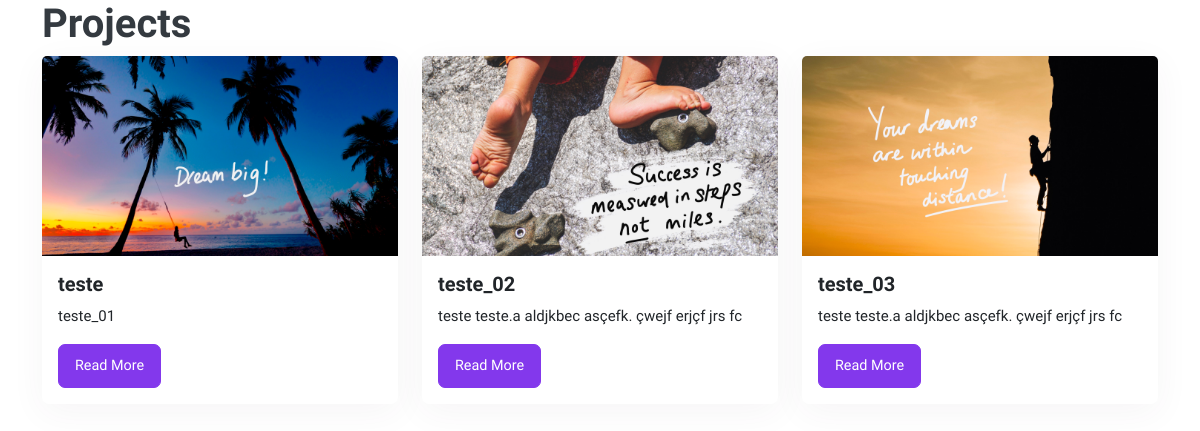
/projects/, run on the app's committed database.
### projects/models.py (models this page shows)
class Project(models.Model):
    title = models.CharField(max_length=100)
    description = models.TextField()
    technology = models.CharField(max_length=20)
    image = models.FileField(upload_to="project_images/", blank=True)

### projects/views.py (the view)
# urls.py: path("", views.project_index, name="project_index"),
def project_index(request):
    projects = Project.objects.all()
    context = {
        "projects": projects
    }
    return render(request, "projects/project_index.html", context)

### projects/templates/projects/project_index.html (shortened to what this page needs)
<!DOCTYPE html>
<html lang="en">
<head>
    <link href="https://cdn.jsdelivr.net/npm/bootstrap@5.3.0-alpha1/dist/css/bootstrap.min.css" rel="stylesheet">
</head>
<body>
{% extends "base.html" %}
{% block page_content %}
<h1>Projects</h1>
<div class="row">
{% for project in projects %}
    <div class="col-md-4">
        <div class="card mb-2">
            {% if project.image %}
                <img class="card-img-top" src="{{ project.image.url }}">
            {% endif %}
            <div class="card-body">
                <h5 class="card-title">{{ project.title }}</h5>
                <p class="card-text">{{ project.description }}</p>
                <a href="{% url 'project_detail' project.pk %}"
                   class="btn btn-primary">
                    Read More
                </a>
            </div>
        </div>
    </div>
    {% endfor %}
</div>
{% endblock %}

### dashboard/templates/dashboard/css/style.css (style rules this page uses)
body { font-size: 0.9rem; color: #343a40; font-family: "Nunito Sans", sans-serif; }
html { scroll-padding-top: 58px; }
h1, h2, h3, h4, h5, h6 { color: #343a40; font-family: "Nunito Sans", sans-serif; font-weight: 600; }
a { text-decoration: none !important; outline: none; color: #8338EC; }
p { line-height: 1.6; font-size: 15px; }
.row > * { position: relative; }
@media (min-width: 1200px) { .container { max-width: 1140px; } }
.card { border: none; box-shadow: 0px 8px 35px 0px rgba(69, 61, 80, 0.05); border-radius: 7px; margin-bottom: 30px; }
.btn { font-size: 0.9rem; padding: 10px 16px; font-weight: 500; transition: all 0.4s; border-radius: 7px; }
.btn-primary { color: #ffffff; background: #8338EC; border-color: #8338EC; }

### data on the page
Project: image (picture), title "teste", description "teste_01"
Project: image (picture), title "teste_02", description "teste teste.a aldjkbec asçefk. çwejf erjçf jrs fc"
Project: image (picture), title "teste_03", description "teste teste.a aldjkbec asçefk. çwejf erjçf jrs fc"
